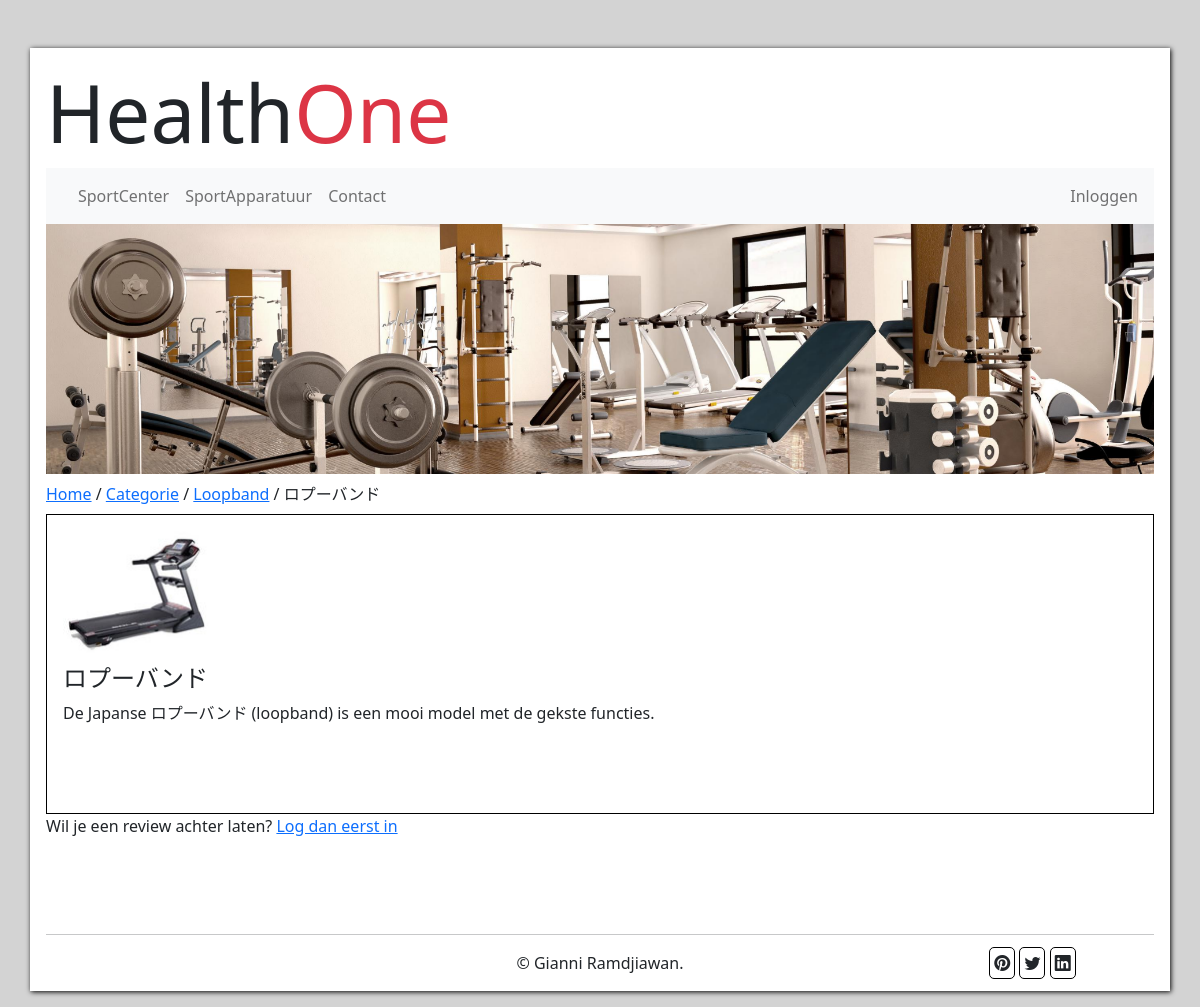
Before: /apparatuur/product.php?id=4 with the older database file.
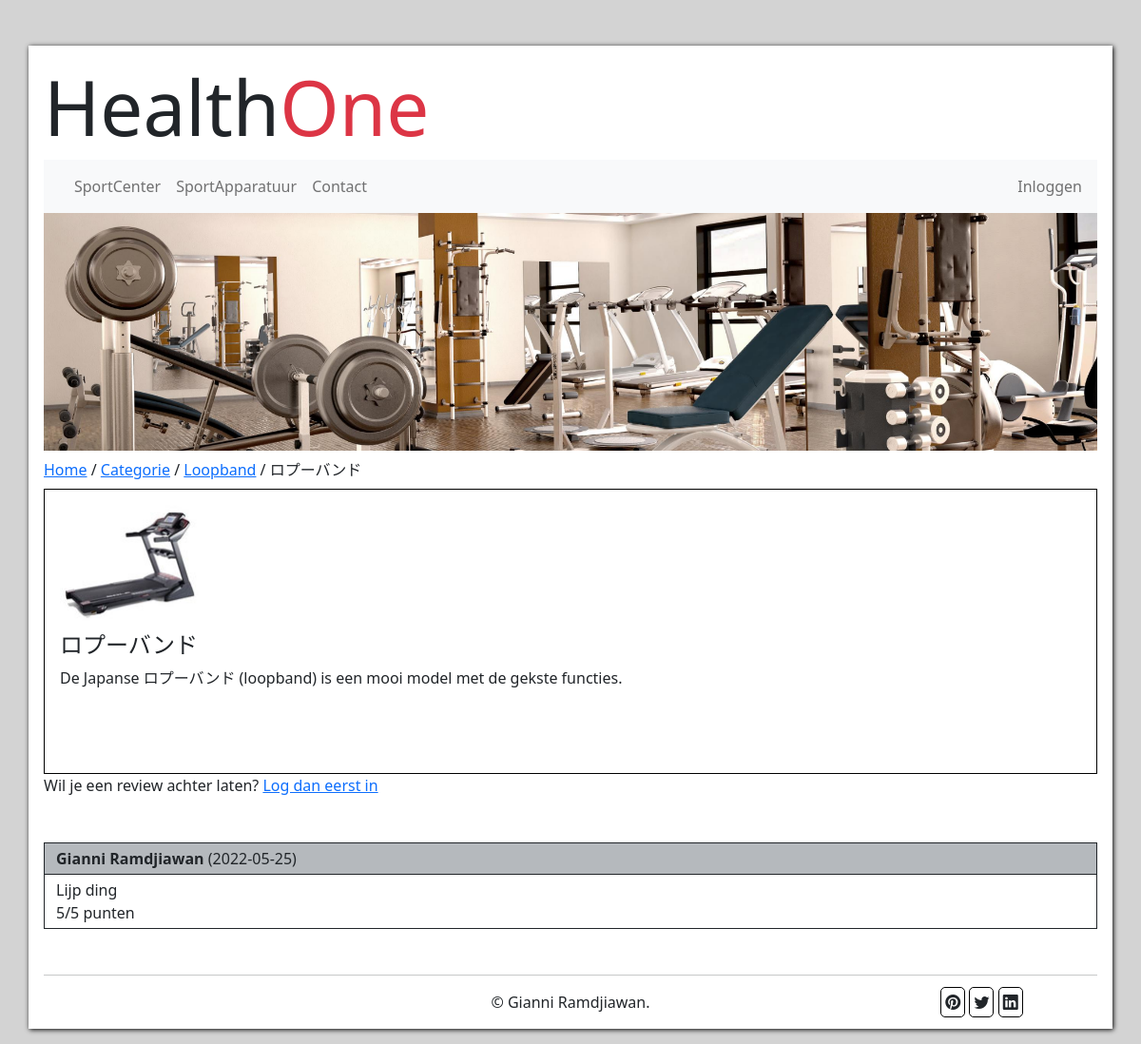
After: the same page with the newer database file.
### tables this page shows
CREATE TABLE `categorie` (
  `id` int(5) NOT NULL,
  `naam` varchar(50) NOT NULL,
  `foto` varchar(50) NOT NULL,
  `omschrijving` varchar(255) NOT NULL
);

CREATE TABLE `product` (
  `id` int(5) NOT NULL,
  `naam` varchar(50) NOT NULL,
  `foto` varchar(50) NOT NULL,
  `omschrijving` varchar(255) NOT NULL,
  `categorie_id` int(11) NOT NULL
);

CREATE TABLE `reviews` (
  `id` int(11) NOT NULL,
  `bericht` varchar(255) NOT NULL,
  `punten` int(5) NOT NULL,
  `datum` date NOT NULL DEFAULT current_timestamp(),
  `user_id` int(5) NOT NULL,
  `product_id` int(5) NOT NULL
);

CREATE TABLE `user` (
  `id` int(11) NOT NULL,
  `firstname` varchar(50) NOT NULL,
  `lastname` varchar(50) NOT NULL,
  `email` varchar(50) NOT NULL,
  `password` varchar(50) NOT NULL,
  `rollen` varchar(50) NOT NULL
);

### apparatuur/product.php (the view, shortened to what this page needs)
<?php
    include_once('../dbConnection.php');
    $id = filter_input(INPUT_GET, 'id', FILTER_VALIDATE_INT);
    $producten = $db->prepare("SELECT * FROM product WHERE id = :id");
    $producten->bindParam("id", $id);
    $producten->execute();
    $data = $producten->fetch(PDO::FETCH_ASSOC);
    $productNaam = $data['naam'];
    $catId = $data['categorie_id'];
    $categorie = $db->prepare("SELECT * FROM categorie WHERE id = :catId");
    $categorie->bindParam("catId", $catId);
    $categorie->execute();
    $categorieInfo = $categorie->fetch(PDO::FETCH_ASSOC);
    $appratuur = $categorieInfo['naam'];
?>
<!DOCTYPE html>
<html lang="en">
<head>
    <link href="https://cdn.jsdelivr.net/npm/bootstrap@5.2.0-beta1/dist/css/bootstrap.min.css" rel="stylesheet">
    <link rel="stylesheet" href="https://cdn.jsdelivr.net/npm/bootstrap-icons@1.8.2/font/bootstrap-icons.css">
    <link rel="stylesheet" href="../css/style.css">
</head>
<body>
    <div class='container container-xxl p-3 my-5'>
        <?php
            include_once('../templates/header.php');
            if(isset($_SESSION['loggedIn'])){
                include_once('../templates/loggedInMenuAppratuur.php');
            } else {
                include_once('../templates/menu.php');
            }
            include_once('../templates/banner.php');
        ?>
        <div class='row mt-2'>
            <div class='path mb-2'>
                <a href='../index.php'>Home</a>
                /
                <a href='./categorieen.php'>Categorie</a>
                /
                <a href='./apparatuur.php?id=<?=$catId?>'><?=$appratuur?></a>
                /
                <?=$productNaam?>
            </div>
        </div>
        <?php
            $producten = $db->prepare("SELECT * FROM product WHERE id = :id");
            $producten->bindParam("id", $id);
            $producten->execute();
            $data = $producten->fetch(PDO::FETCH_ASSOC);
        ?>
        <div class='product px-3'>
            <img src="../img/<?= $data['foto']?>" alt="<?=$data['naam']?>" class='img-fluid h-50' ><br>
            <h4><?= $data['naam']?></h4>
            <p><?= $data['omschrijving']?></p>
        </div>
        <?php
            if(isset($_SESSION['loggedIn'])){
        ?>
        <div class="row d-flex justify-content-center align-items-center">
            <form action=" " method="post" class="w-50 ">
                <div class="row">
                    <div class="col-md-6 d-f"><b>Voornaam: </b><?= ucfirst($voornaam)?></div>
                    <div class="col-md-6"><b>Achternaam: </b><?= ucfirst($achternaam)?></div>
                </div>
                <select class="form-select" name="points" aria-label="Default select example" value="<?=$points?>">
                    <option selected>Aantal punten</option>
                    <option value="1">1</option>
                    <option value="2">2</option>
                    <option value="3">3</option>
                    <option value="4">4</option>
                    <option value="5">5</option>
                </select>
                <div class="form-floating">
                    <textarea class="form-control" name="review" placeholder="Review" id="floatingTextarea">
                    </textarea>
                    <label for="floatingTextarea">Review</label>
                </div>
                <div class="w-100 d-flex justify-content-center">
                    <button type="submit" name="submit" class="btn btn-warning ">
                        <i class="bi bi-star"></i>
                    </button>
                </div>
            </form>
        </div>
        <?php
            echo"
                <div class='alert alert-".$color." alert-dismissible fade show' role='alert'>
                ".$status."
                <button type='button' class='btn-close' data-bs-dismiss='alert' aria-label='Close'></button>
                </div>";
            } else{
        ?>
        <p>
            Wil je een review achter laten?
            <a href="../inlog/inlog.php">Log dan eerst in</a>
        </p>
        <?php
            }
            echo "<div class='row mx-0 my-5'py-4>";
            $reviews = $db->prepare("SELECT * FROM reviews WHERE product_id = :id");
            $reviews->bindParam("id", $id);
            $reviews->execute();
            $result = $reviews->fetchAll(PDO::FETCH_ASSOC);
            foreach ($result as &$data) {
                $user = $db->prepare("SELECT * FROM user WHERE id = :id");
                $user->bindParam("id", $data['user_id']);
                $user->execute();
                $user = $user->fetch(PDO::FETCH_ASSOC);
                echo "<span class='name py-1 border border-dark bg-secondary bg-opacity-50'><b>".ucfirst($user['firstname'])."</b> <b>".ucfirst($user['lastname'])."</b>";
                echo " (". $data['datum'].") </span>
                    <div class='bottom-review py-1 border-end border-bottom border-start border-dark'>
                    <span class='bericht'>". ucfirst($data['bericht'])."</span>
                    <br>
                    <span class='stars'> ".$data['punten']."/5 punten</span>
                    </div>
                ";
            }
            echo "</div>";
            echo "<hr>";
            include_once('../templates/footer.php');
        ?>
    </div>
</body>
</html>

### templates/header.php
<div class="row">
    <h1 class="display-1">
        Health<span class="text-danger">One</span>
    </h1>
</div>

### templates/menu.php (shortened to what this page needs)
<nav class="navbar navbar-expand-lg bg-light p-2">
    <div class="collapse navbar-collapse" id="navbarNav">
        <ul class="navbar-nav ">
          <li class="nav-item">
            <a class="nav-link" href="/healthone/index.php">SportCenter</a>
          </li>
          <li class="nav-item">
            <a class="nav-link" href="/healthone/apparatuur/categorieen.php">SportApparatuur</a>
          </li>
          <li class="nav-item">
            <a class="nav-link" href="/healthone/contact.php">Contact</a>
          </li>
        </ul>
        <ul class="navbar-nav ms-auto">
            <li class="nav-item ">
              <a class="nav-link" href="/healthone/inlog/inlog.php">Inloggen</a>
            </li>
        </ul>
    </div>
</nav>

### templates/banner.php
<div class="row">
    <img src="../img/healthone-banner.png" class="img-fluid" alt="Health One">
</div>

### templates/footer.php
<div class="row footer">
    <div class="col-md-2"></div>
    <div class="col-md-8 d-flex justify-content-center align-items-center">
        &copy; Gianni Ramdjiawan.
    </div>
    <div class="col-md-2">
        <i class="bi bi-pinterest p-1 footer-icons"></i>
        <i class="bi bi-twitter p-1 footer-icons"></i>
        <i class="bi bi-linkedin p-1 footer-icons"></i>
    </div>
</div>

### css/style.css (style rules this page uses)
body { background-color: lightgrey; }
.container { background-color: white; box-shadow: 1px 1px 5px black; }
.footer-icons { border: 1px solid black; border-radius: 5px; }
.product { border: 1px solid black; height: 300px; }
.name { background-color: lightgrey; }

Changed rows visible on the page:
added reviews: user.firstname "Gianni", user.lastname "Ramdjiawan", datum "2022-05-25", bericht "Lijp ding", punten "5"
